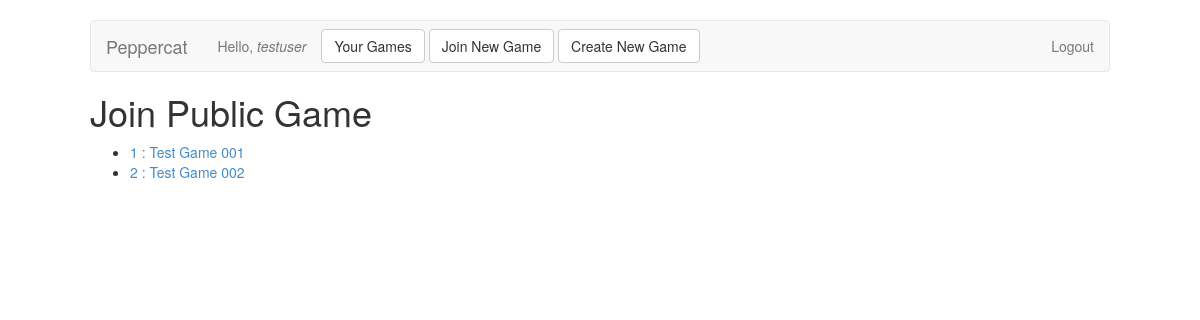
/game/public (signed in), run on the app's committed database.
### peppercat/models.py (models this page shows, shortened)
class Game(db.Model):
	__tablename__ = 'games'
	id            = db.Column(db.Integer, primary_key = True)
	name          = db.Column(db.String())
	date          = db.Column(db.DateTime())
	private       = db.Column(db.Boolean())
	current_scene = db.Column(db.Integer, db.ForeignKey('scenes.id'))
	game_master   = db.Column(db.Integer, db.ForeignKey('users.id'))

### peppercat/routes.py (the view)
@app.route('/game/public')
def public_games():
	public_games = Game.query.filter_by(private = False).all()
	return render_template('public_games.html', gamelist = public_games)

### peppercat/templates/public_games.html
{% extends "layout.html" %}
{% block content %}
	<h1>Join Public Game</h1>
	{% if gamelist %}
		<ul>
		{% for game in gamelist %}
			<li><a href="{{ url_for('join_game', id = game.id) }}">{{ game.id }} : {{ game.name }}</a></li>
		{% endfor %}
		</ul>
	{% endif %}
{% endblock %}

### data on the page
Game: id "1", name "Test Game 001"
Game: id "2", name "Test Game 002"

### other printed values
{{ session['username'] }} "testuser"
